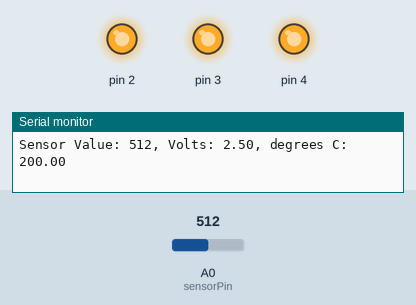
The sketch below on a simulated Arduino Uno, built with avr-gcc and run on an emulated ATmega328P. Parts: output pins drawn as LEDs (lit = HIGH), the last lines printed to the serial monitor. The test bench sets the inputs (shaded band); at power-on: A0 (sensorPin) = 512.

Above: at 1.2 s.
1.3 s: A0 (sensorPin) set to 169
4.3 s: A0 (sensorPin) set to 153
At 5.2 s:
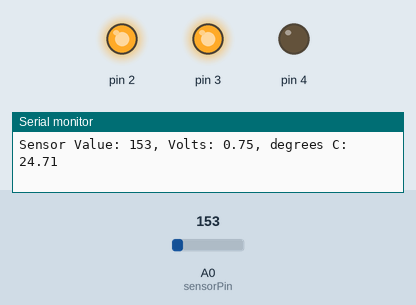
5.8 s: A0 (sensorPin) set to 122
At 6.6 s:
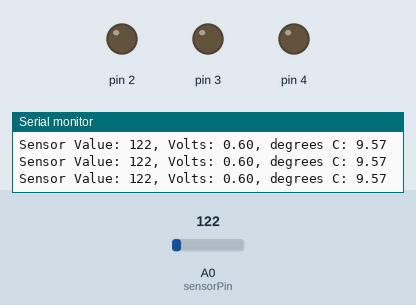
7.3 s: A0 (sensorPin) set to 1023
At 8.2 s:
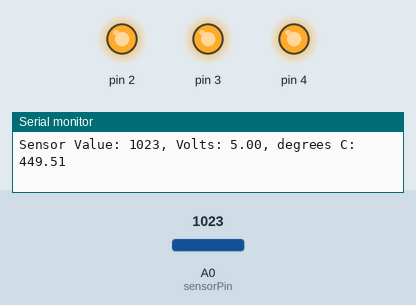
8.8 s: A0 (sensorPin) set to 0
At 9.8 s:
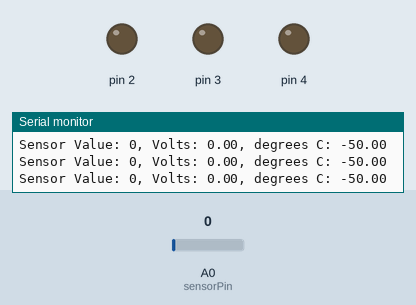
Timing chart, 0 to 11.3 s (numbered marks = the images above; inputs shaded):
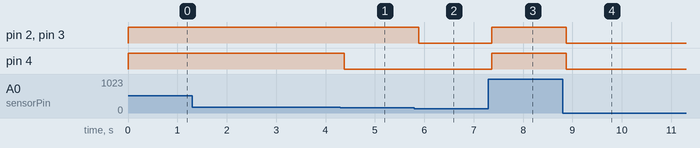

Measured:
- the behaviour switches between 154 and 153 on A0 (sensorPin) (found by bisection; images 0 and 1)
- after the input at 4.3 s, pin 4: HIGH → LOW after 0.08 s
- after the input at 5.8 s, pin 2, pin 3: HIGH → LOW after 0.09 s
- after the input at 7.3 s, pin 2–4: LOW → HIGH after 0.07 s
- after the input at 8.8 s, pin 2–4: HIGH → LOW after 0.08 s

The sketch:

temp_sensor.ino
```cpp
// stores the value of the analog pin where the temperature sensor is installed
const int sensorPin = A0;

// stores the temperature of the environment
const float baselineTemp = 19.0;

void setup() {

  // opens a serial port
  Serial.begin(9600);

  // sets digital pins to output and give them the low value
  for(int pinN = 2; pinN < 5; pinN++) {
    pinMode(pinN, OUTPUT);
    digitalWrite(pinN, LOW);
  }

}

void loop() {

  // reads the value of the analog pin where the temperature sensor is located and print it to the serial monitor
  int sensorVal = analogRead(sensorPin);
  Serial.print("Sensor Value: ");
  Serial.print(sensorVal);

  // calculates the voltage on the pin and print it to the serial monitor
  // the sensorVal is given as a 10 bit result, so it can assume 1024 values
  // the voltage is between 0V and 5V
  float voltage = (sensorVal/1024.0) * 5.0;
  Serial.print(", Volts: ");
  Serial.print(voltage);

  // calculates the temperature in Celsius and print it to the serial monitor
  float temperature = (voltage - .5) * 100;
  Serial.print(", degrees C: ");
  Serial.println(temperature);

  // according to the temperature variations, the leds are turned on or off
  if(temperature < baselineTemp+2) {
    digitalWrite(2, LOW);
    digitalWrite(3, LOW);
    digitalWrite(4, LOW);
  } else if (temperature >= baselineTemp+2 && temperature < baselineTemp+4) {
    digitalWrite(2, HIGH);
    digitalWrite(3, LOW);
    digitalWrite(4, LOW);
  } else if (temperature >= baselineTemp+4 && temperature < baselineTemp+6) {
    digitalWrite(2, HIGH);
    digitalWrite(3, HIGH);
    digitalWrite(4, LOW);
  } else if (temperature >= baselineTemp+6) {
    digitalWrite(2, HIGH);
    digitalWrite(3, HIGH);
    digitalWrite(4, HIGH);
  }

  // delays the loop execution
  delay(1);

}
```
